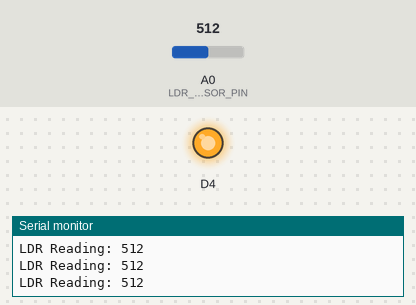
Recording of a sketch running on a simulated ESP8266 (NodeMCU). Shown: output pins drawn as LEDs (lit = HIGH), the last lines printed to the serial monitor. The test bench sets the inputs (shaded band); at power-on: A0 (LDR_SENSOR_PIN) = 512.

Above: at 1.2 s.
1.3 s: A0 (LDR_SENSOR_PIN) set to 108
2.8 s: A0 (LDR_SENSOR_PIN) set to 88
At 3.4 s:
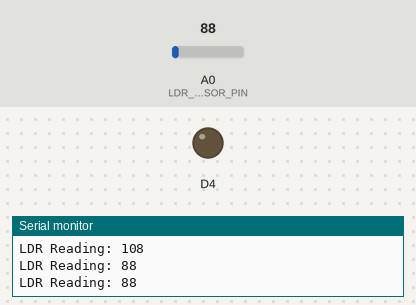
4.5 s: A0 (LDR_SENSOR_PIN) set to 110
At 5.7 s:
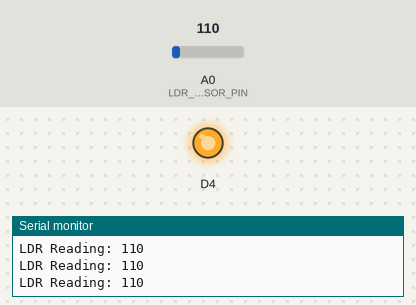
6.0 s: A0 (LDR_SENSOR_PIN) set to 90
At 7.0 s:
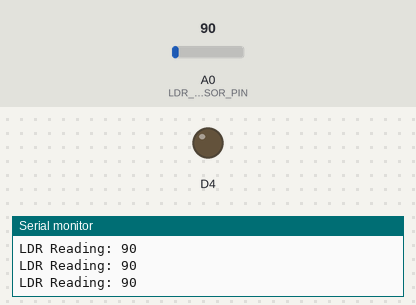
Timing chart, 0 to 8.5 s (numbered marks = the images above; inputs shaded):
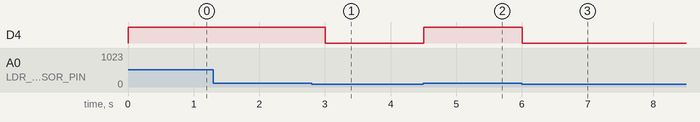

Measured:
- the behaviour switches between 100 and 99 on A0 (LDR_SENSOR_PIN) (found by bisection; images 0 and 1)
- after the input at 2.8 s, D4: HIGH → LOW after 0.20 s
- after the input at 4.5 s, D4: LOW → HIGH at once
- after the input at 6.0 s, D4: HIGH → LOW at once

The sketch:

17-LDR-sensor.ino
```cpp
#define LDR_SENSOR_PIN A0

int ldrReading;

void setup(){
    pinMode(D4, OUTPUT);
    pinMode(LDR_SENSOR_PIN, INPUT);
    Serial.begin(9600);
}

void loop(){

    ldrReading = analogRead(LDR_SENSOR_PIN); // Reading the LDR data.

    Serial.print("LDR Reading: ");
    Serial.println(ldrReading); // Printing LDR(Light Depandent Resistor) data.

    if(ldrReading < 100){
      digitalWrite(D4 , LOW); // Turning ON the LED.
    }else{
      digitalWrite(D4 , HIGH); // Turning OFF the LED.
    }

    delay(250);
}


 
```
